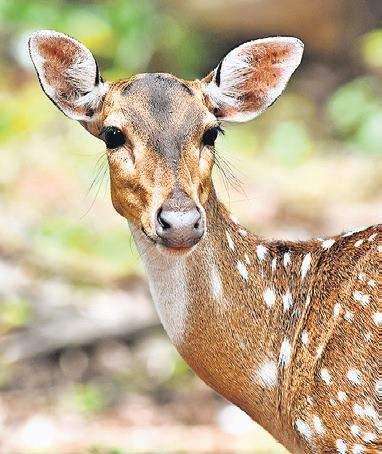
#> input picture images/deer.jpg, 382 x 454 px
$ jupyter execute Thresholding.ipynb   (shell and % lines are left out)
#> lines starting #> are read from the running program, lines starting #| are printed output that depends on the picture; after the words box and inside, x2 and y2 are one past the last pixel; in counts of white or black regions, pixels touching at a corner belong together
<a href="https://colab.research.google.com/github/sgauthamr2001/cvi-session-1/blob/master/notebooks/Thresholding.ipynb" target="_parent"></a>

#                        Computer Vision and Intelligence Group, CFI- IIT Madras

## Intro to OpenCV

**What you'll learn: Thresholding**

Cloning Github repo

---

Importing the necessary modules required for the task

---

[cell 1]
import cv2                         #Open-CV
import matplotlib.pyplot as plt    #PyPlot
import numpy as np                 #Numpy

Changing the directory to the one with images

---

[cell 2]
%cd '/content/cvi-session-1/images'

Reading an Image & Image Histogram

---

We use the function cv2.imread() to read an image. The image should be in the working directory or the full path of image should be given.

cv2.imread(src, flag)

Arguments  :

    src – input image.
    flag – specifies the way image should be read.
        cv2.IMREAD_COLOR or 1: Loads a color image. Any transparency of image will be neglected. It is the default flag.
        cv2.IMREAD_GRAYSCALE or 0 : Loads image in grayscale mode.

Note:


1.   Even if the image path is wrong, it won’t throw any error, but nothing gets stored in the image variable.
2.   Google colab crashes if you try to display image using cv2.imshow(), which is used to display images, instead plt.imshow() is used.

[cell 3]
deer_gray = cv2.imread('deer.jpg',0)
#> deer_gray: shape (454, 382); min 0, max 255, mean 176
print(deer_gray)
#> (printed output is left out)
print(deer_gray.shape)
#| (454, 382)
plt.imshow(deer_gray,'gray')

The following piece of code plots the image histogram.

plt.hist() is used for the same.

[cell 4]
plt.hist(deer_gray.ravel(),256,[0,255])
plt.show()
#> figure, not shown here; tallest bar 1859 high, from x = 232.1 to 233.1

cv2.threshold()

---
It is used for image thresholding using OpenCV

Arguments  :

    1 – Source image
    2 – The threshold value which is used to classify the pixel values
    3 - maxVal which represents the value to be given if pixel value is more than the threshold value
    4 - Style of Thresholding

Output :

    thresh – Thresholded image
    ret    - Threshold parameter (Only in this case)

[cell 5]
image_gray     =  cv2.imread('apple.jpg',0)
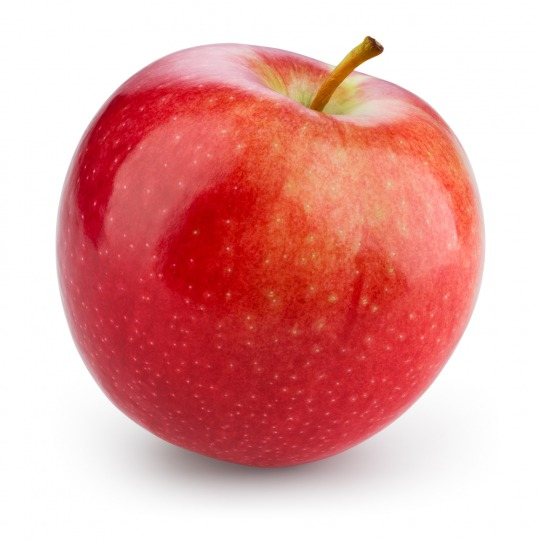
#> input picture images/apple.jpg, 540 x 540 px
#> image_gray: shape (540, 540); min 38, max 255, mean 182
_,image_th     =  cv2.threshold(image_gray,225,255,cv2.THRESH_BINARY)
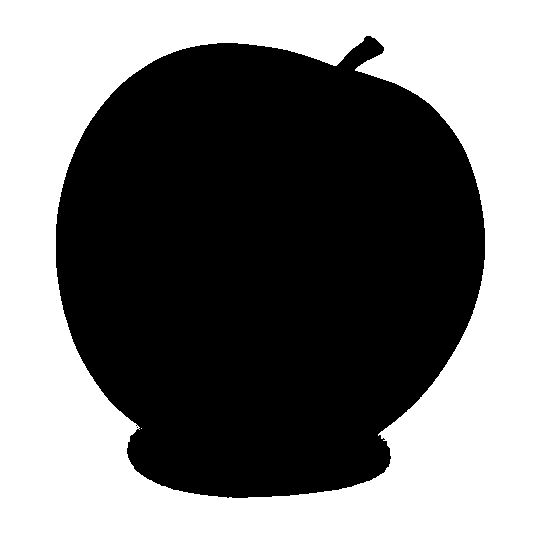
#> image_th: shape (540, 540); 47% white; 2 white regions (1 under 20 px), largest, box (x1, y1, x2, y2) and area: (0, 0, 540, 540) 137195
_,image_th_inv =  cv2.threshold(image_gray,225,255,cv2.THRESH_BINARY_INV)

image_list  =  [image_gray,image_th,image_th_inv]
title       =  ['Original Image','BINARY','BINARY_INV']
for i in range(3) :
  plt.title(title[i])
  plt.imshow(image_list[i],'gray')
  plt.show()

image_hist = plt.hist(image_gray.ravel(),256,[0,255])
plt.title('Image Histogram')
plt.show()
#> figure, not shown here; tallest bar 93796 high, from x = 254 to 255

p-Tile Thresholding

---

For p-tile thresholding, there isn't inbuilt function in OpenCV, so the following code based on the afore mentioned algorithm does the work.

[cell 6]
tile_gray  =  cv2.imread('cells.jpg',0)
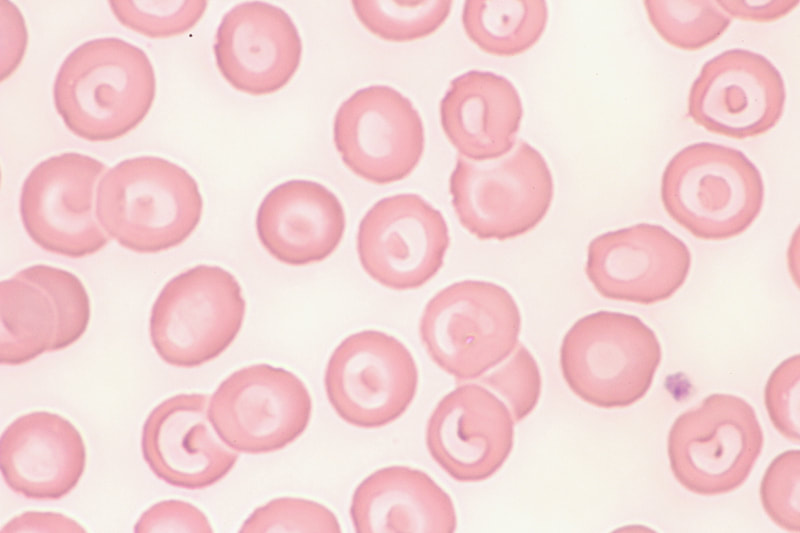
#> input picture images/cells.jpg, 800 x 533 px
#> tile_gray: shape (533, 800); min 59, max 250, mean 222.2
tile_hist  =  plt.hist(tile_gray.ravel(),256,[0,255])
plt.title('Image Histogram')
plt.show()
#> figure, not shown here; tallest bar 25247 high, from x = 236.1 to 237.1

for n in range(0,255):
  if(np.sum(tile_hist[0][:n]))/np.sum(tile_hist[0]) > 0.4 :
    T = n
    break

_,tile_th= cv2.threshold(tile_gray,T,255,cv2.THRESH_BINARY)
#> tile_th: shape (533, 800); 59.3% white; 49 black regions (14 under 20 px), largest, box (x1, y1, x2, y2) and area: (419, 280, 542, 482) 15497, (19, 152, 203, 259) 13845, (439, 69, 554, 241) 12555
plt.imshow(tile_gray,'gray')
plt.title('Gray-Scale Image')
plt.show()
plt.imshow(tile_th,'gray')
plt.title('Thresholded Image')
plt.show()
print('The threshold value is %d' % T)

Iterative Thresholding

---

Further there is no function in OpenCV for Iterative Global Thresholding as well, the code for the algorithm mentioned previously is a follows :

[cell 7]
iter_gray = cv2.imread('ball.jpg',0)
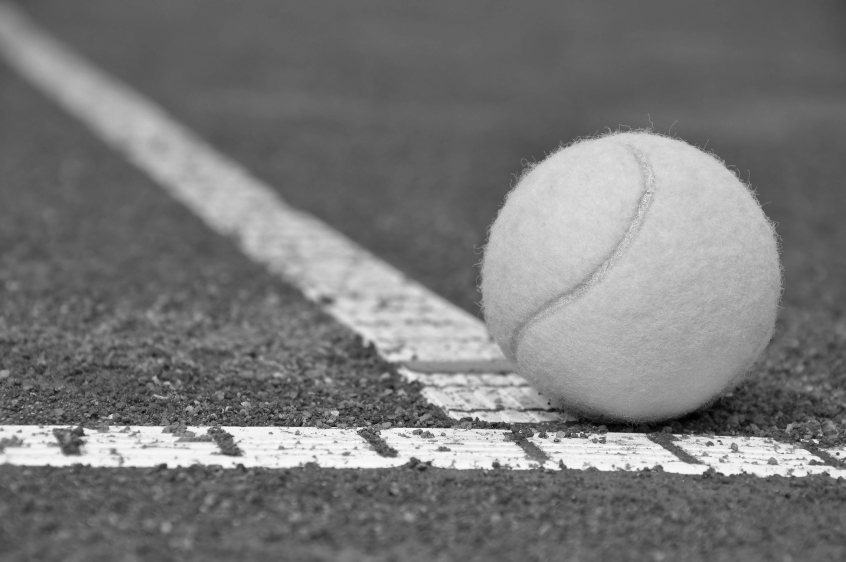
#> input picture images/ball.jpg, 1691 x 1123 px (shown at 1/2 size)
#> iter_gray is the input picture: shape (1123, 1691); min 0, max 255, mean 120.8
iter_hist = plt.hist(iter_gray.ravel(),256,[0,255])
plt.title('Image Histrogram')
plt.show()
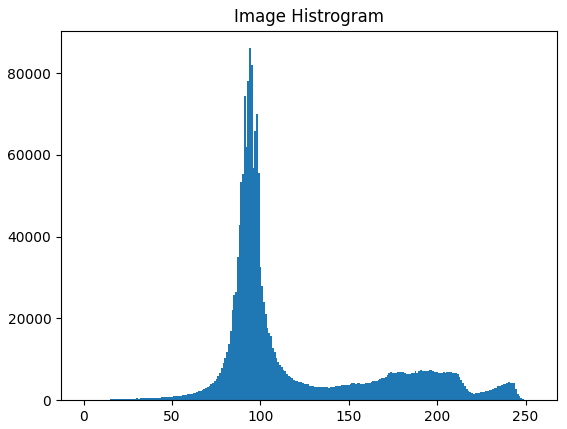
#> figure drawn by matplotlib, 1 panel; tallest bar 86119 high, from x = 93.63 to 94.63

n = np.arange(256)
iter_hist_n = iter_hist[0]*n
#> iter_hist_n = 256 values, max 8095186 at index 94, min 0 at index 0, mean 895940.5
T = np.sum(iter_hist_n)/np.sum(iter_hist[0])
#> T = 120.8
print('The mean intensity of the pixels is %.2f' % T)
#| The mean intensity of the pixels is 120.78

delta = 10
while delta > 0.5 :
  M1    = np.sum(iter_hist_n[:int(T)-1])/np.sum(iter_hist[0][:int(T)-1])
  M2    = np.sum(iter_hist_n[int(T):])/np.sum(iter_hist[0][int(T):])
  delta = abs(T-0.5*(M1+M2))
  T     = int((M1 + M2)/2)
#> this loop made 4 passes
#> (M1, M2, delta, T) on passes 1 to 4: (92.59, 183.1, 17.06, 137), (94.21, 189.9, 5.04, 142), (94.71, 191.4, 1.07, 143), (94.81, 191.7, 0.277, 143)
_,iter_th = cv2.threshold(iter_gray,T,255,cv2.THRESH_BINARY)
#> iter_th: shape (1123, 1691); 26.5% white; 682 white regions (628 under 20 px), largest, box (x1, y1, x2, y2) and area: (0, 45, 1563, 819) 371931, (0, 848, 1083, 946) 70542, (1052, 857, 1691, 959) 35718

plt.imshow(iter_gray,'gray')
plt.title('Gray-Scale Image')
plt.show()
plt.imshow(iter_th,'gray')
plt.title('Thresholded Image')
plt.show()
print('The threshold value is %d' % T)
#| The threshold value is 143

Otsu's Binarization

---

For Otsu's Binarisation, cv2.threshold() function is used, but an extra flag,
cv2.THRESH_OTSU is passed. For threshold value, zero is passed unlike the previous cases. The algorithm finds the optimal threshold value and returns as output. If Otsu's thresholding is not used, returned value is same as the threshold value given by the user.

[cell 8]
otsu_gray = cv2.imread('cells_otsu.jpg',0)
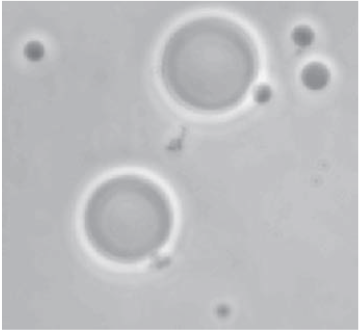
#> input picture images/cells_otsu.jpg, 359 x 331 px
#> otsu_gray: shape (331, 359); min 124, max 255, mean 190.5
otsu_hist = plt.hist(otsu_gray.ravel(),256,[0,255])
plt.title('Image Histogram')
plt.show()
#> figure, not shown here; tallest bar 16390 high, from x = 191.2 to 192.2
T,otsu_th = cv2.threshold(otsu_gray,0,255,cv2.THRESH_OTSU)
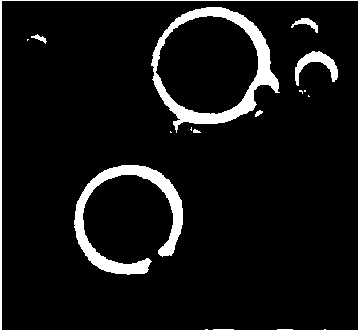
#> otsu_th: shape (331, 359); 7.7% white; 14 white regions (6 under 20 px), largest, box (x1, y1, x2, y2) and area: (151, 7, 280, 133) 3476, (74, 165, 183, 275) 3113, (0, 0, 359, 331) 1747
#> T = 205
plt.imshow(otsu_gray,'gray')
plt.title('Gray-Scale Image')
plt.show()
plt.imshow(otsu_th,'gray')
plt.title('Thresholded Image')
plt.show()
print('The threshold value using Otsu method is %d' % T)
#| The threshold value using Otsu method is 205

Adaptive Thresholding

---
cv2.adaptiveThreshold()

The function has 6 input params and 1 output params.

Arguments  :

    1 – Source image
    2 - maxVal which represents the value to be given if pixel value is more than the threshold value
    3 - Style of Thresholding -
        cv2.ADAPTIVE_THRESH_MEAN_C : Threshold value is the mean of neighbourhood area.
        cv2.ADAPTIVE_THRESH_GAUSSIAN_C : threshold value is the weighted sum of neighbourhood values where weights are a gaussian window.
    4 - Thresholding Type - cv2.THRESH_BINARY
    5 - Block size N
    6 - Constant C
Output :

    Thresholded image

[cell 9]
adaptive_gray = cv2.imread('sudoku.jpg',0)
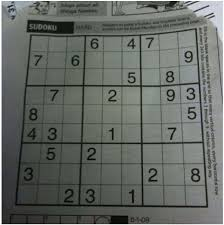
#> input picture images/sudoku.jpg, 224 x 225 px
#> adaptive_gray: shape (225, 224); min 0, max 255, mean 104.1
adaptive_hist = plt.hist(adaptive_gray.ravel(),256,[0,255])
plt.title('Image Histogram')
plt.show()
#> figure, not shown here; tallest bar 706 high, from x = 109.6 to 110.6
T,otsu_th = cv2.threshold(adaptive_gray,0,255,cv2.THRESH_OTSU)
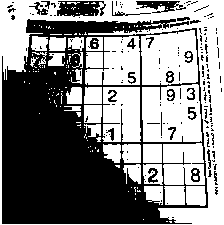
#> otsu_th: shape (225, 224); 52.5% white; 168 black regions (142 under 20 px), largest, box (x1, y1, x2, y2) and area: (2, 19, 208, 224) 21186, (57, 1, 106, 17) 567, (136, 1, 186, 13) 311
#> T = 102
adap_m_th = cv2.adaptiveThreshold(adaptive_gray,255,cv2.ADAPTIVE_THRESH_MEAN_C,cv2.THRESH_BINARY,11,2)
#> adap_m_th: shape (225, 224); 68.6% white; 279 black regions (229 under 20 px), largest, box (x1, y1, x2, y2) and area: (14, 28, 208, 208) 6030, (1, 1, 223, 224) 5864, (26, 19, 76, 34) 447
adap_g_th = cv2.adaptiveThreshold(adaptive_gray,255,cv2.ADAPTIVE_THRESH_GAUSSIAN_C,cv2.THRESH_BINARY,11,2)
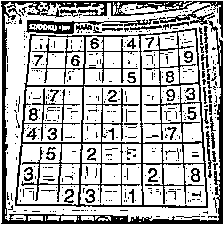
#> adap_g_th: shape (225, 224); 70.7% white; black in thin lines or dots

image_list  =  [adaptive_gray,otsu_th,adap_m_th,adap_g_th]
title       =  ['Original Image','Otsu Binarisation','Adaptive Mean','Adaptive Gaussian']
for i in range(4) :
  plt.title(title[i])
  plt.imshow(image_list[i],'gray')
  plt.show()
